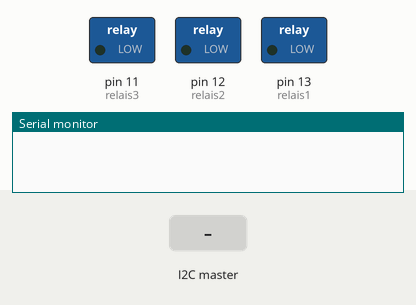
Simulated run of this sketch. Board: Arduino Uno, built with avr-gcc and run on an emulated ATmega328P. On the bench: switched loads named in the sketch (green lamp = pin HIGH), the last lines printed to the serial monitor. The inputs (shaded band) are chosen by the test bench.

Above: at 1.2 s.
1.3 s: the I2C master sends the byte 1
At 2.3 s:
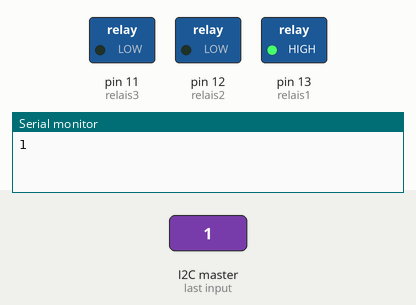
2.8 s: the I2C master sends the byte 2
At 3.4 s:
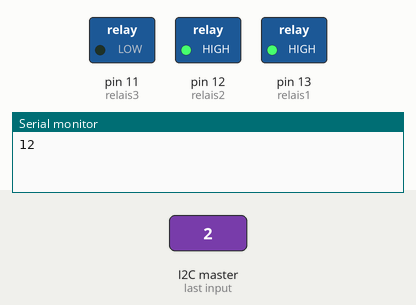
Timing chart, 0 to 5.8 s (numbered marks = the images above; inputs shaded):
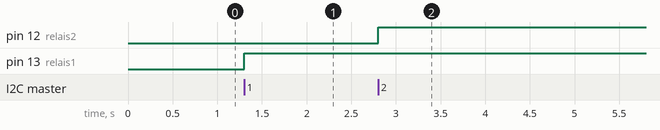

Measured:
- after the input at 1.3 s, pin 13 (relais1): LOW → HIGH at once
- after the input at 2.8 s, pin 12 (relais2): LOW → HIGH at once

The sketch:

i2crelais_beta.ino
```cpp
// (licence header left out)
// Ce programme a été crée par moi pour mon projet de Terminale STI2D SIN, appellé DomHome.
// Ce programme permet de définir l'Arduino en tant que "Slave" I2C du Raspberry PI,
// et de controler les sorties de l'Arduino qui sont reliés à une carte Relais.

// Quand l'Arduino reçoit 1, il allume la lampe 1 en laissant passer le courant dans le Relais 1.
// Quand l'Arduino reçoit 11, il éteint la lampe 1 en ne laissant pas passer le courant dans le Relais 1.
// Quand l'Arduino reçoit 2, il allume la lampe 2 en laissant passer le courant dans le Relais 2.
// Quand l'Arduino reçoit 22, il allume la lampe 2 en ne laissant pas passer le courant dans le Relais 2.
// Ainsi de suite...

#include <Wire.h>

#define SLAVE_ADDRESS 0x12
int dataReceived = 0;       // Set de la variable dataReceived à 0
int dataReponse=0;          // Set de la variable dataResponse à 0
int relais1 = 13;           // Set de la variable relais1 à 13
int relais2 = 12;           // Set de la variable relais2 à 7
int relais3 = 11;           // Set de la variable relais3 à 8

void setup() {
    Serial.begin(9600);
    Wire.begin(SLAVE_ADDRESS);
    Wire.onReceive(receiveData);
    Wire.onRequest(sendData);
    pinMode(relais1, OUTPUT);      // Initialise la variable relais1 comme pin digital et donc comme sortie.
    pinMode(relais2, OUTPUT);      // Initialise la variable relais2 comme pin digital et donc comme sortie.
    pinMode(relais3, OUTPUT);      // Initialise la variable relais3 comme pin digital et donc comme sortie.

}

void loop() {                      // Sous-Programme boucle
  delay(100);                      // de 100 ms
}

void receiveData(int byteCount){
    while(Wire.available()) {
        dataReceived = Wire.read();
        Serial.print(dataReceived);
        relais(dataReceived);
    }
}

void EditReponse(int addrRelai){
  if (addrRelai!=100){
   dataReponse=digitalRead(addrRelai);
  }
  else{
    dataReponse=EtatTot();
  }
}
void sendData(){
    Serial.print(dataReponse);
    Wire.write(dataReponse);

}

int EtatTot(){
    return digitalRead(relais1)+digitalRead(relais2)*10+digitalRead(relais3)*100;


}

int Etat(int relai){
  int res=digitalRead(relai);
  if (res==1){
    return relai;
  }
  else{
    return relai*11;
  }

}

void relais(int commande){
  switch(commande){                 // Fonction Appellé Switch qui permet de créer des "conditions".
   case 1:                          // Cas 1 (Quand la variable commande est égale à 1)
     digitalWrite(relais1, HIGH);   // Ferme le relais 1 et allume la lampe 1
     EditReponse(relais1);
  break;                            // Arret du sous-programme
  case 11:                          // Cas 11 (Quand la variable commande est égale à 11)
     digitalWrite(relais1, LOW);    // Ferme le relais 1 et allume la lampe 1
     EditReponse(relais1);
  break;                            // Arret du sous-programme
  case 2:
     digitalWrite(relais2, HIGH);   // Ferme le relais 1 et allume la lampe 1
     EditReponse(relais2);
  break;
  case 22:
     digitalWrite(relais2, LOW);   // Ferme le relais 1 et allume la lampe 1
     EditReponse(relais2);
  break;
  case 3:
     digitalWrite(relais3, HIGH);   // Ferme le relais 1 et allume la lampe 1
      EditReponse(relais3);
  break;
  case 33:
     digitalWrite(relais3, LOW);   // Ferme le relais 1 et allume la lampe 1
     EditReponse(relais3);
  break;
  case 100:
    EditReponse(100);
  break;

  }

}
```
